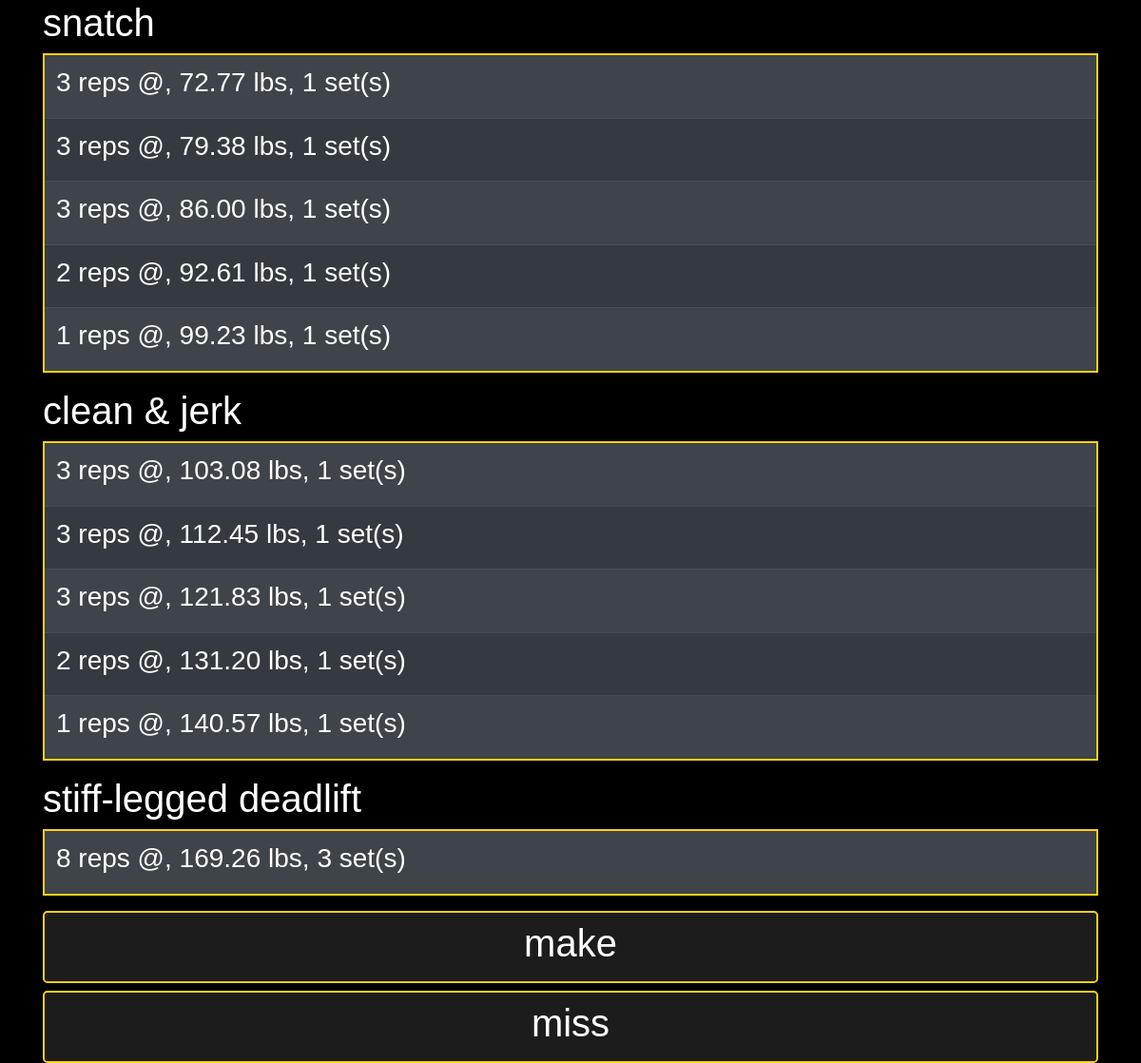
Page /clean_jerk (signed in) on the committed database.
### website/models.py (models this page shows)
class User(db.Model, UserMixin):
    __tablename__ = "users"
    id = db.Column(db.Integer, primary_key=True)
    email = db.Column(db.String(150), unique=True, nullable=False)
    password = db.Column(db.String(150), nullable=False)
    first_name = db.Column(db.String(150), nullable=False)
    squat_max = db.Column(db.Integer, default=0)
    clean_max = db.Column(db.Integer, default=0)
    snatch_max = db.Column(db.Integer, default=0)
    squat_id = db.Column(db.Integer, default=5)

### website/views.py (the view, shortened to what this page needs)
@views.route("/clean_jerk", methods=["POST", "GET"])
@login_required
def clean_jerk():
    if request.method == "GET":
        SNATCH_MAX = current_user.snatch_max
        CLEAN_MAX = current_user.clean_max
        SQUAT_MAX = current_user.squat_max
        return render_template("clean_jerk.html",
            user=current_user,
            snatch_max=SNATCH_MAX,
            clean_max=CLEAN_MAX,
            squat_max=SQUAT_MAX,
            snatch=routines.snatch,
            clean_jerk=routines.clean_jerk,
            SLDL=routines.SLDL)

### website/__init__.py (called while the page is built)
def make_app():
    app = Flask(__name__)
    app.config['SECRET_KEY'] = "hello"
    app.config['SQLALCHEMY_DATABASE_URI'] = f'sqlite:///{DB_NAME}'
    db.init_app(app)
    from .views import views
    from .auth import auth
    app.register_blueprint(views, url_prefix="/")
    app.register_blueprint(auth, url_prefix="/")
    from .models import User
    create_database(app)
    login_manager = LoginManager()
    login_manager.login_view = "auth.sign_in"
    login_manager.init_app(app)
    @login_manager.user_loader
    def load_user(id):
        return User.query.get(int(id))
    return app

### website/templates/clean_jerk.html (shortened to what this page needs)
{% extends "session-base.html" %}
{% block body %}
    <h1>snatch</h1>
    <table class="table table-dark table-striped">
        {% for set in snatch %}
            <tr>
                <td>
                    <h3>
                        {{ set[0] }} reps @,
                        {{ "%.2f"|format(set[1] * snatch_max) }} lbs,
                        {{ set[2] }} set(s)
                    </h3>
                </td>
            </tr>
        {% endfor %}
    </table>
    <h1>clean & jerk</h1>
    <table class="table table-dark table-striped">
        {% for set in clean_jerk %}
            <tr>
                <td>
                    <h3>
                        {{ set[0] }} reps @,
                        {{ "%.2f"|format(set[1] * clean_max) }} lbs,
                        {{ set[2] }} set(s)
                    </h3>
                </td>
            </tr>
        {% endfor %}
    </table>
    <h1>stiff-legged deadlift</h1>
    <table class="table table-dark table-striped">
        {% for set in SLDL %}
            <tr>
                <td>
                    <h3>
                        {{ set[0] }} reps @,
                        {{ "%.2f"|format(set[1] * squat_max) }} lbs,
                        {{ set[2] }} set(s)
                    </h3>
                </td>
            </tr>
        {% endfor %}
    </table>
    <div class="button-group-container">
        <form  class="button-group" method="POST">
            <button
            id="make_lift"
            type="submit"
            class="btn btn-dark btn-lg btn-block"
            onclick="return confirm('submit lift?')"
            name="make_lift"
            >
            <h1>make</h1>
            </button>
            <button
            id="miss_lift"
            type="button"
            class="btn btn-dark btn-lg btn-block"
            onclick="go_home()"
            name="miss_lift"
            >
            <h1>miss</h1>
            </button>
        </form>
    </div>
{% endblock %}

### website/static/css/session.css (style rules this page uses)
.button-group-container { align-content: center; }
.button-group button { border: 2px solid rgb(250, 208, 22); }
table { position: relative; margin-right: auto; margin-left: auto; align-content: center; border: 2px solid rgb(250, 208, 22); }
h1 { color: white; font-family: Arial; }
table { color: white; font-family: Arial; }

### website/templates/session-base.html (style rules this page uses)
body { background: black !important; }
button { background: rgb(28, 28, 28) !important; }

### rows in the picture
User: set[1]*snatch_max "72.77" "79.38" "86.00" "92.61" "99.23", set[1]*clean_max "103.08" "112.45" "121.83" "131.20" "140.57", set[1]*squat_max "169.26"

### other values in the picture
{{ set[0] }} "3" "3" "3" "2" "1"
{{ set[2] }} "1" "1" "1" "1" "1"
{{ set[0] }} "8"
{{ set[2] }} "3"
